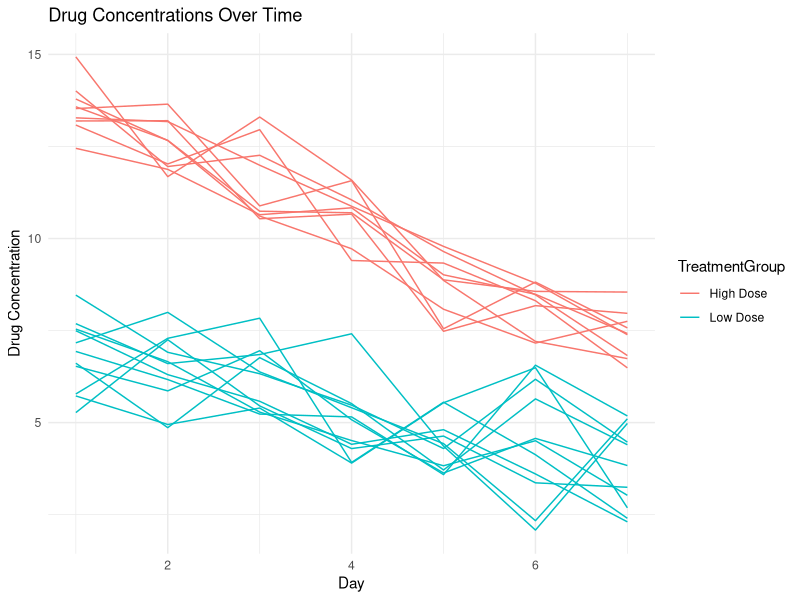
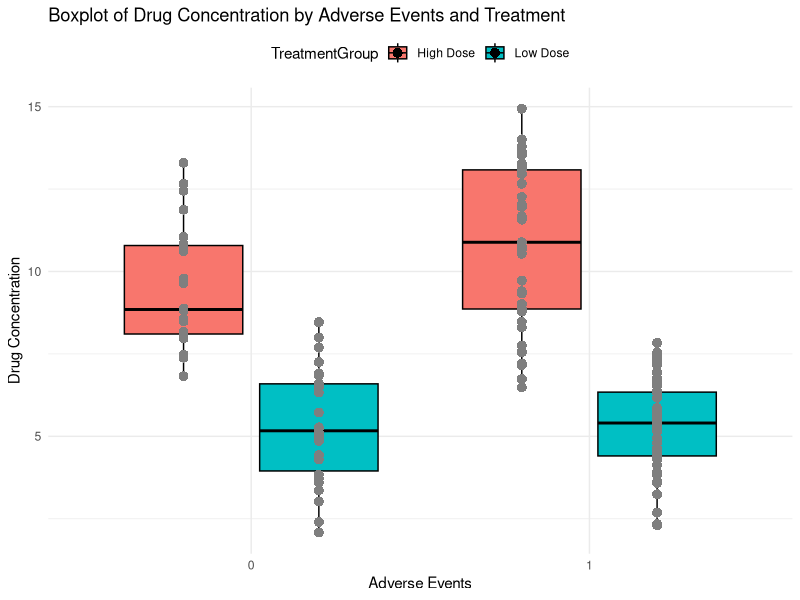

Write the R code that produced these figures, in order.
##############################################################
# R script for simulated/synthetic data generation
# Example that shows longitudinal data
##############################################################

##############################################################
# ChatGPT prompt to write first draft of code
# Note that this prompt was far from what I wanted, so 
# there were several iterations where I asked it to update the code
##############################################################
# write R code that generates a longitudinal and hierarchical dataset.
# The dataset should show drug concentrations, levels of cholesterol 
# and adverse events for patients over time.
# Patients should be in two treatment groups, receiving different doses of the drug on day 0.
# Each patient should have 10 samples taken over the course of 10 days.
# Add a lot of comments to your code to explain what you are doing.
# Assume that adverse events depend on drug concentration.


## ---- packages-ex2 --------
# make sure the packages are installed
# Load required packages
library(dplyr)
library(ggplot2)


## ---- setup-ex2 --------
# Set seed for reproducibility
set.seed(123)
# Number of patients in each treatment group
num_patients <- 20
# Number of days and samples per patient
num_days <- 7
num_samples_per_day <- 1


## ---- makedata-ex2 --------
# Treatment group levels
treatment_groups <- c("Low Dose", "High Dose")

# Generate patient IDs
patient_ids <- rep(1:num_patients, each = num_days)

# Generate treatment group assignments for each patient
treatment_assignments <- rep(sample(treatment_groups, num_patients, replace = TRUE), 
                             each = num_days)

# Generate day IDs for each patient
day_ids <- rep(1:num_days, times = num_patients)

# Function to generate drug concentrations with variability
generate_drug_concentrations <- function(day, dose_group, patient_id) {
  baseline_concentration <- ifelse(dose_group == "Low Dose", 8, 15)
  patient_variation <- rnorm(1, mean = 0, sd = 1)
  time_variation <- exp(-0.1*day)
  baseline_concentration * time_variation + patient_variation 
}


# Generate drug concentrations for each sample
drug_concentrations <- mapply(generate_drug_concentrations, 
                              day = rep(day_ids, each = num_samples_per_day), 
                              dose_group = treatment_assignments,
                              patient_id = rep(1:num_patients, each = num_days))


# Flatten the matrix to a vector
drug_concentrations <- as.vector(drug_concentrations)

# Generate cholesterol levels for each sample 
# (assuming a positive correlation with drug concentration)
cholesterol_levels <- drug_concentrations + 
  rnorm(num_patients * num_days * num_samples_per_day, mean = 0, sd = 5)

# Generate adverse events based on drug concentration 
# (assuming a higher chance of adverse events with higher concentration)
# Sigmoid function to map concentrations to probabilities
adverse_events_prob <- plogis(drug_concentrations / 10) 
adverse_events <- rbinom(num_patients * num_days * num_samples_per_day, 
                         size = 1, prob = adverse_events_prob)

# Create a data frame
syn_dat2 <- data.frame(
  PatientID = rep(patient_ids, each = num_samples_per_day),
  TreatmentGroup = rep(treatment_assignments, each = num_samples_per_day),
  Day = rep(day_ids, each = num_samples_per_day),
  DrugConcentration = drug_concentrations,
  CholesterolLevel = cholesterol_levels,
  AdverseEvent = adverse_events
)

## ---- checkdata-ex2 --------
# Print the first few rows of the generated dataset
print(head(syn_dat2))
summary(syn_dat2)
dplyr::glimpse(syn_dat2)  


## ---- plotdata-ex2 --------
# Plot drug concentrations over time for each individual using ggplot2
p1 <- ggplot(syn_dat2, aes(x = Day, y = DrugConcentration, 
                      group = as.factor(PatientID), color = TreatmentGroup)) +
  geom_line() +
  labs(title = "Drug Concentrations Over Time",
       x = "Day",
       y = "Drug Concentration",
       color = "TreatmentGroup") +
  theme_minimal()
plot(p1)

p2 <- ggplot(syn_dat2, aes(x = as.factor(AdverseEvent), y = DrugConcentration, 
                           fill = TreatmentGroup)) +
  geom_boxplot(width = 0.7, position = position_dodge(width = 0.8), color = "black") +
  geom_point(aes(color = TreatmentGroup), position = position_dodge(width = 0.8), 
             size = 3, shape = 16) +  # Overlay raw data points
  labs(
    x = "Adverse Events",
    y = "Drug Concentration",
    title = "Boxplot of Drug Concentration by Adverse Events and Treatment"
  ) +
  scale_color_manual(values = c("A" = "blue", "B" = "red")) +  # Customize color for each treatment
  theme_minimal() +
  theme(legend.position = "top")
plot(p2)

## ---- savedata-ex2 --------
# Save the simulated data to a CSV or Rds file
write.csv(syn_dat2, "syn_dat2.csv", row.names = FALSE)
saveRDS(syn_dat2, "syn_dat2.Rds")
